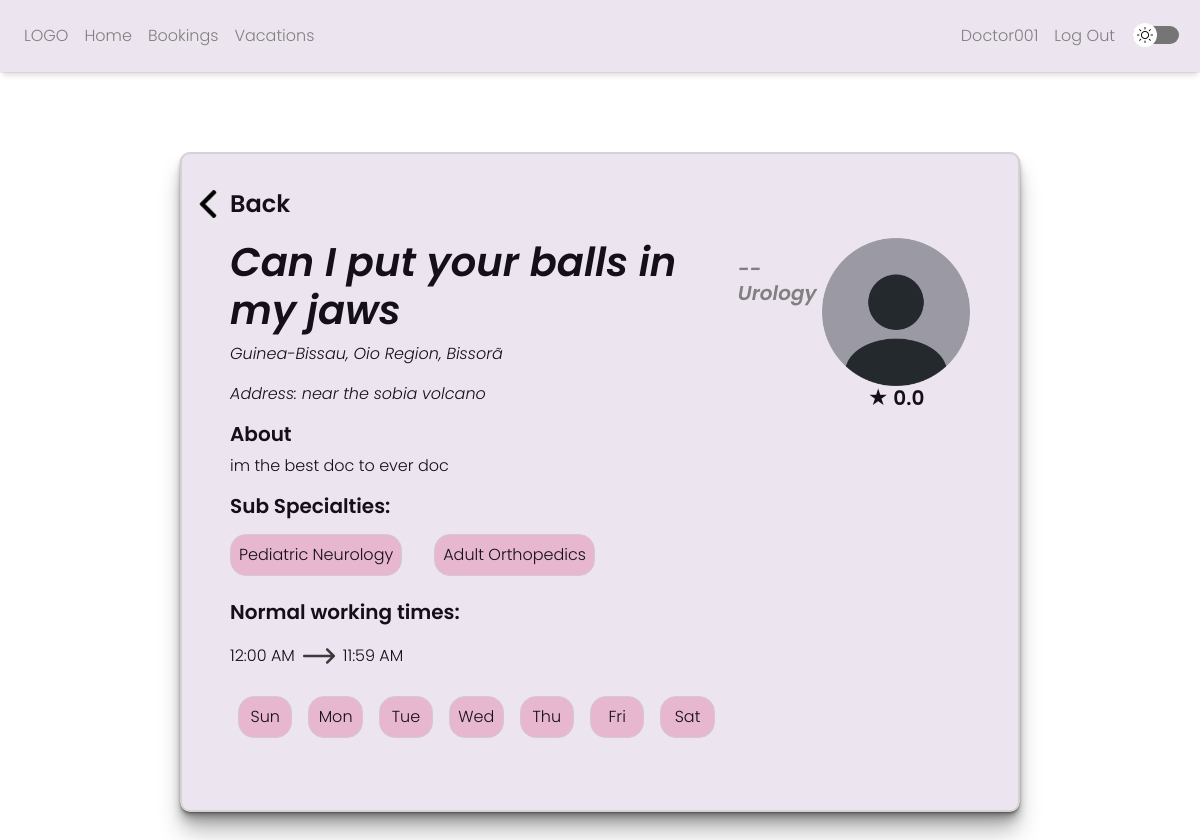
Page /profile/22 (signed in) on the earlier database version.
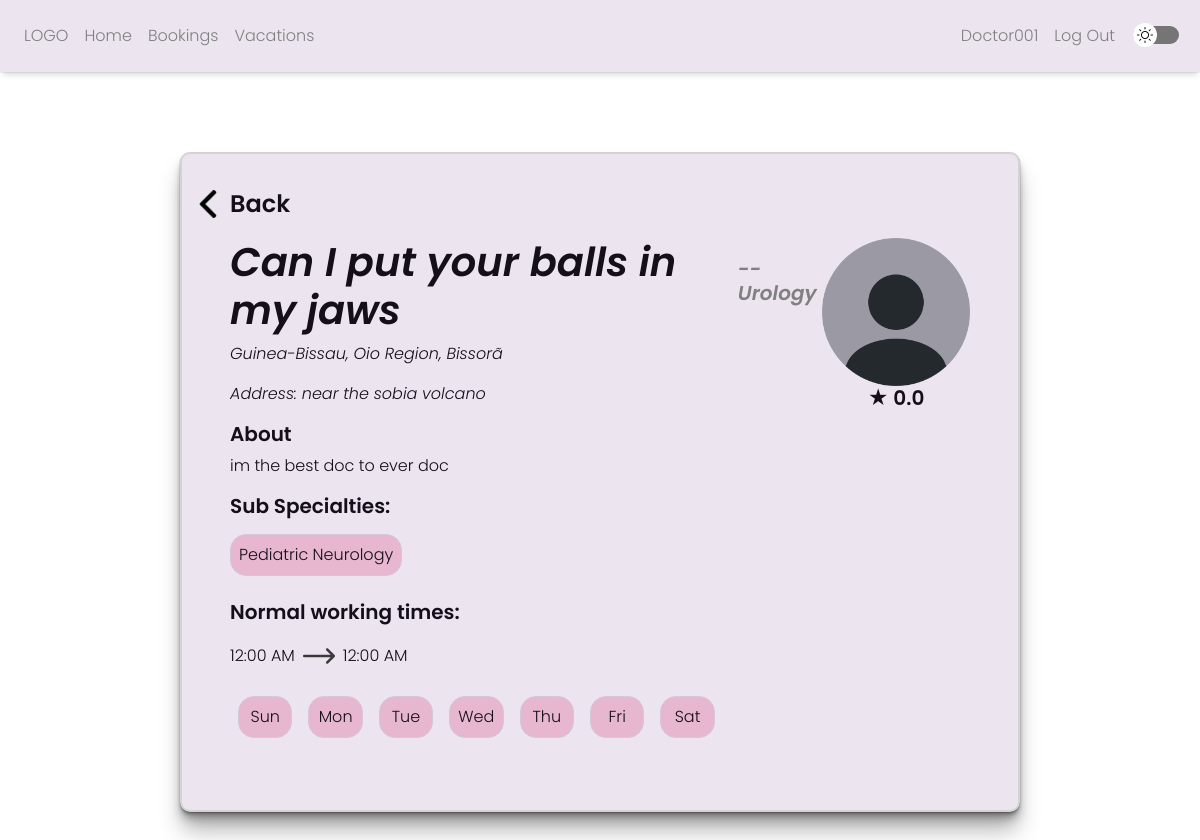
Same page on the later database version.
### YOKO_Clinics/models.py (models this page shows)
class types(models.Model):
    type_name = models.CharField(max_length=1000)

class User(AbstractUser):
    is_doctor = models.BooleanField(default=False)
    rating = models.DecimalField(null=True, max_digits=3, decimal_places=2, default=0)
    country = models.CharField(null=True, max_length=100, blank=True)
    state = models.CharField(null=True, max_length=100, blank=True)
    city = models.CharField(null=True, max_length=100, blank=True)
    address = models.CharField(null=True, max_length=1000, blank=True)
    bio = models.CharField(null=True, max_length=10000, blank=True)
    start_time = models.TimeField(null=True, blank=True)
    end_time = models.TimeField(null=True, blank=True)
    main_specialty = models.CharField(max_length=1000, default="")

### YOKO_Clinics/views.py (the view)
# urls.py: path("profile/<int:id>", views.profile, name="profile"),
@login_required
def profile(request,id):
    target = User.objects.get(id=id)
    if target.is_doctor == False:
        raise Http404("This page does not exist")
    if request.method == "POST":
        pass
    else:
        specialties = expertise.objects.filter(doctor_id=id).values_list('type_id',flat=True)
        day = repeated_vacations.objects.filter(doctor_id=id).values_list('day',flat=True)
        days = [0,0,0,0,0,0,0]
        for d in day:
            days[d - 1] = 1
        sub = []
        for specialty in specialties:
            sub.append(types.objects.get(id=specialty))
        return render(request, "YOKO_Clinics/profile.html",{
            'target': target,
            'sub': sub,
            'days': days
        })

### YOKO_Clinics/templates/YOKO_Clinics/profile.html (shortened to what the changed rows need)
{% extends "YOKO_Clinics/layout.html" %}
{% block body %}
{% if user.id == target.id %}
    <div class="profile_frame">
        <script>
            function hide1(){
                document.getElementById("beep1").style.display = "none";
            }
        </script>
        <div class="alert" id="beep1" style="display:none;">
            <a class="close" data-dismiss="alert" href="#" onclick="hide1()">×</a>
        </div>
        <div class="back">
            <img src="../static/YOKO_Clinics/left-arrow.png" style="width:1.75rem;height:1.75rem;margin-right:0.5rem;cursor: pointer;" id="back_arrow">
            <p class="backp" id="back_thing">Back</p>
        </div>
        <div class="mini_profile_div">
            <div>
                <div class="main_specialty_container">
                    <h1 id="target_username" style="font-family: 'Poppins_BoldItalic', system-ui, -apple-system, BlinkMacSystemFont, 'Segoe UI', Roboto, Oxygen, Ubuntu, Cantarell, 'Open Sans', 'Helvetica Neue', sans-serif;"></h1>
                    <h5 id="main_specialty" style="color: grey;font-family: 'Poppins_BoldItalic', system-ui, -apple-system, BlinkMacSystemFont, 'Segoe UI', Roboto, Oxygen, Ubuntu, Cantarell, 'Open Sans', 'Helvetica Neue', sans-serif;">-- {{ target.main_specialty }}</h5>
                </div>
                <script>
                    document.getElementById('target_username').textContent = "{{ target.username }}";
                </script>
                <div id="address_div" class="address_div">
                    <p id="country_display"></p>
                    <script>
                        document.getElementById('country_display').textContent = "{{ target.country }}{% if target.country != target.state %}, {{ target.state }}{% endif %}{% if target.city != target.state %}, {{ target.city }}{% endif %}";
                    </script>
                    <p id="address_display"></p>
                    <script>
                        document.getElementById('address_display').textContent = "Address: {{ target.address }}";
                    </script>
                </div>
                <div class="country_city" style="display:none;" id="country_input">
                    <div class="form-group" style="margin-right:0.5rem;">
                        <select class="form-select country form-control" name="country" id="country_select">
                        </select>
                    </div>
                    <div class="form-group" style="margin-right:0.5rem;">
                        <select class="form-select state form-control" name="state" id="state_select">
                        </select>
                    </div>
                    <div class="form-group">
                        <select class="form-select city form-control" name="city" id="city_select">
                        </select>
                    </div>
                </div>
                <div class="form-group" style="display:none;" id="address_input">
                    <input class="form-control" type="text" name="address" value="{{ target.address }}" id="address">
                </div>
                {% if target.bio %}
                <h5>About</h5>
                <div id="bio_div">
                    <p id="bio_display"></p>
                    <script>
                        document.getElementById('bio_display').textContent = "{{ target.bio }}";
                    </script>
                    <div class="form-group" id="bio_input" style="display:none;">
                        <textarea name="bio" id="bio" class="form-control">{{ target.bio }}</textarea>
                    </div>
                </div>
                {% endif %}
            </div>
            <div class="pfp_and_rating">
                <img src="../static/YOKO_Clinics/profile.png">
                <h5>★ {{ target.rating|floatformat:1 }}</h5>
                <!-- <div class="specialty-container">
                    <svg id="Layer_1" xmlns="http://www.w3.org/2000/svg" viewBox="0 0 176.78 32.54" class="svg_container"><defs></defs><path class="cls-1" d="M3.11,31.54c-.76,0-1.44-.39-1.82-1.05-.38-.66-.38-1.45,0-2.11l5.87-10.04c.75-1.28,.75-2.86,0-4.14L1.29,4.16c-.38-.66-.39-1.44,0-2.1,.38-.66,1.06-1.06,1.82-1.06H173.68c.76,0,1.44,.39,1.82,1.05,.38,.66,.38,1.45,0,2.11l-5.87,10.04c-.75,1.28-.75,2.86,0,4.14l5.87,10.04c.38,.66,.39,1.44,0,2.11-.38,.66-1.06,1.05-1.82,1.05H3.11Z"></path><path d="M173.68,2c.58,0,.86,.39,.95,.55s.29,.61,0,1.1l-5.87,10.04c-.93,1.59-.93,3.56,0,5.15l5.87,10.04c.29,.5,.1,.94,0,1.1s-.38,.55-.95,.55H3.11c-.58,0-.86-.39-.95-.55s-.29-.61,0-1.1l5.87-10.04c.93-1.59,.93-3.56,0-5.15L2.15,3.66c-.29-.5-.1-.94,0-1.1s.38-.55,.95-.55H173.68m0-2H3.11C.71,0-.78,2.6,.43,4.66L6.29,14.71c.56,.97,.56,2.16,0,3.13L.43,27.88c-1.21,2.07,.28,4.66,2.68,4.66H173.68c2.39,0,3.88-2.6,2.68-4.66l-5.87-10.04c-.56-.97-.56-2.16,0-3.13l5.87-10.04c1.21-2.07-.28-4.66-2.68-4.66h0Z"></path></svg>
                    <h5 id="main_specialty" class="main_specialty"></h5>
                </div> -->
            </div>
        </div>
        <h5>Sub Specialties:</h5>
        <div id="sub_specialties_div">
            <div class="form-group form-group-wrap" id="sub_specialties_display">
                <div id="all_subs1">
                    {% for s in sub %}
                        <p class="toggle-control2" id="sub{{ s.id }}">{{ s.type_name }}</p>
                    {% endfor %}
                </div>
            </div>
            <div class="form-group" style="display:none;" id="sub_specialties_data1">
                <select class="form-select form-control" id="specialty">
                </select>
            </div>
            <div class="form-group form-group-wrap" id="sub_specialties1" style="display:none;">
                <div id="all_subs">
                    <input type="checkbox" name="specialties" class="sub_checker" id="all_sub" autocomplete="off">
                    <label for="all_sub" class="toggle-control1">All Sub Specialties</label>
                </div>
            </div>
        </div>
        <h5 style="margin-bottom:1rem;">Normal working times:</h5>
        <div id="time_div">
            <div class="form-group1" style="margin-bottom: 1rem;" id="time_display">
                <p class="normal_p" id="start_time_display">{{ target.start_time|date:"g:i A" }}</p>
                <img src="../static/YOKO_Clinics/right-arrow.png" style="width:2rem; margin-right:0.5rem;margin-left:0.5rem;opacity:0.75;" id="arrow1">
                <p class="normal_p" id="end_time_display">{{ target.end_time|date:"g:i A" }}</p>
            </div>
            <div class="form-group form-group1" id="time_input" style="display:none;">
                <input type="time" id="start_time" name="start_time" class="form-control" value="{{ target.start_time|time:"H:i" }}">
                <img src="../static/YOKO_Clinics/right-arrow.png" style="width:2rem; margin-right:0.5rem;margin-left:0.5rem;opacity:0.75;" id="arrow2">
                <input type="time" id="end_time" name="end_time" class="form-control" value="{{ target.end_time|time:"H:i" }}">
            </div>
        </div>
        <div id="day_div">
            <div class="form-group1" style="margin-bottom: 1rem;" id="day_display">
                <label class="{% if days.0 %}toggle-control6{% else %}toggle-control5{% endif %}" id="d1">Sun</label>
                <label class="{% if days.1 %}toggle-control6{% else %}toggle-control5{% endif %}" id="d2">Mon</label>
                <label class="{% if days.2 %}toggle-control6{% else %}toggle-control5{% endif %}" id="d3">Tue</label>
                <label class="{% if days.3 %}toggle-control6{% else %}toggle-control5{% endif %}" id="d4">Wed</label>
                <label class="{% if days.4 %}toggle-control6{% else %}toggle-control5{% endif %}" id="d5">Thu</label>
                <label class="{% if days.5 %}toggle-control6{% else %}toggle-control5{% endif %}" id="d6">Fri</label>
                <label class="{% if days.6 %}toggle-control6{% else %}toggle-control5{% endif %}" id="d7">Sat</label>
            </div>
            <div class="form-group form-group1 form-group2" id="day_input" style="display: none;">
                <input type="checkbox" id="1d" name="days" value="1" class="days_checker">
                <label class="toggle-control" for="1d">Sun</label>
                <input type="checkbox" id="2d" name="days" value="2" class="days_checker">
                <label class="toggle-control" for="2d">Mon</label>
                <input type="checkbox" id="3d" name="days" value="3" class="days_checker">
                <label class="toggle-control" for="3d">Tue</label>
                <input type="checkbox" id="4d" name="days" value="4" class="days_checker">
                <label class="toggle-control" for="4d">Wed</label>
                <input type="checkbox" id="5d" name="days" value="5" class="days_checker">
                <label class="toggle-control" for="5d">Thu</label>
                <input type="checkbox" id="6d" name="days" value="6" class="days_checker">
                <label class="toggle-control" for="6d">Fri</label>
                <input type="checkbox" id="7d" name="days" value="7" class="days_checker">
                <label class="toggle-control" for="7d">Sat</label>
            </div>
        </div>
        <button class="btn btn-primary norm_btn" id="edit_btn">Edit Profile</button>
        <button class="btn btn-primary norm_btn" id="save_btn" style="display:none;">Save</button>
        <button class="btn btn-primary norm_btn" id="cancel_btn" style="display:none;">Cancel</button>
    </div>
    {% else %}
    <div class="profile_frame">
        <div class="back">
            <img src="../static/YOKO_Clinics/left-arrow.png" style="width:1.75rem;height:1.75rem;margin-right:0.5rem;cursor: pointer;" id="back_arrow">
            <p class="backp" id="back_thing">Back</p>
        </div>
        <div class="mini_profile_div">
            <div>
                <div class="main_specialty_container">
                    <h1 id="target_username" style="font-family: 'Poppins_BoldItalic', system-ui, -apple-system, BlinkMacSystemFont, 'Segoe UI', Roboto, Oxygen, Ubuntu, Cantarell, 'Open Sans', 'Helvetica Neue', sans-serif;"></h1>
                    <h5 style="color: grey;font-family: 'Poppins_BoldItalic', system-ui, -apple-system, BlinkMacSystemFont, 'Segoe UI', Roboto, Oxygen, Ubuntu, Cantarell, 'Open Sans', 'Helvetica Neue', sans-serif;">-- {{ target.main_specialty }}</h5>
                </div>
                <div id="address_div" class="address_div">
                    <p id="country_display"></p>
                    <p id="address_display"></p>
                </div>
                {% if target.bio %}
                <h5>About</h5>
                <div id="bio_div">
                    <p id="bio_display"></p>
                </div>
                {% endif %}
            </div>
            <div class="pfp_and_rating">
                <img src="../static/YOKO_Clinics/profile.png">
                <h5>★ {{ target.rating|floatformat:1 }}</h5>
            </div>
        </div>
        <h5>Sub Specialties:</h5>
        <div id="sub_specialties_div">
            <div class="form-group form-group-wrap" id="sub_specialties_display">
                <div id="all_subs1">
                    {% for s in sub %}
                        <p class="toggle-control2" id="sub{{ s.id }}">{{ s.type_name }}</p>
                    {% endfor %}
                </div>
            </div>
        </div>
        <h5 style="margin-bottom:1rem;">Normal working times:</h5>
        <div id="time_div">
            <div class="form-group1" style="margin-bottom: 1rem;" id="time_display">
                <p class="normal_p" id="start_time_display">{{ target.start_time|date:"g:i A" }}</p>
                <img src="../static/YOKO_Clinics/right-arrow.png" style="width:2rem; margin-right:0.5rem;margin-left:0.5rem;opacity:0.75;" id="arrow1">
                <p class="normal_p" id="end_time_display">{{ target.end_time|date:"g:i A" }}</p>
            </div>
        </div>
        <div id="day_div">
            <div class="form-group1" style="margin-bottom: 1rem;" id="day_display">
                <label class="{% if days.0 %}toggle-control6{% else %}toggle-control5{% endif %}" id="d1">Sun</label>
                <label class="{% if days.1 %}toggle-control6{% else %}toggle-control5{% endif %}" id="d2">Mon</label>
                <label class="{% if days.2 %}toggle-control6{% else %}toggle-control5{% endif %}" id="d3">Tue</label>
                <label class="{% if days.3 %}toggle-control6{% else %}toggle-control5{% endif %}" id="d4">Wed</label>
                <label class="{% if days.4 %}toggle-control6{% else %}toggle-control5{% endif %}" id="d5">Thu</label>
                <label class="{% if days.5 %}toggle-control6{% else %}toggle-control5{% endif %}" id="d6">Fri</label>
                <label class="{% if days.6 %}toggle-control6{% else %}toggle-control5{% endif %}" id="d7">Sat</label>
            </div>
        </div>
    </div>
    {% endif %}
{% endblock %}

Differences in the rows shown:
no longer on this page (row unchanged): types: type_name "Adult Orthopedics"
changed User "Urology": end_time "11:59 AM" → "12:00 AM"
